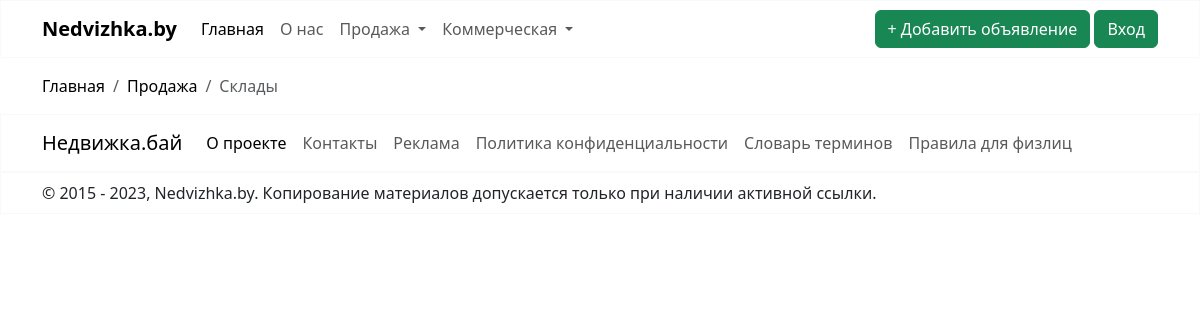
/sale/warehouse/, run on an earlier commit of the app's database.
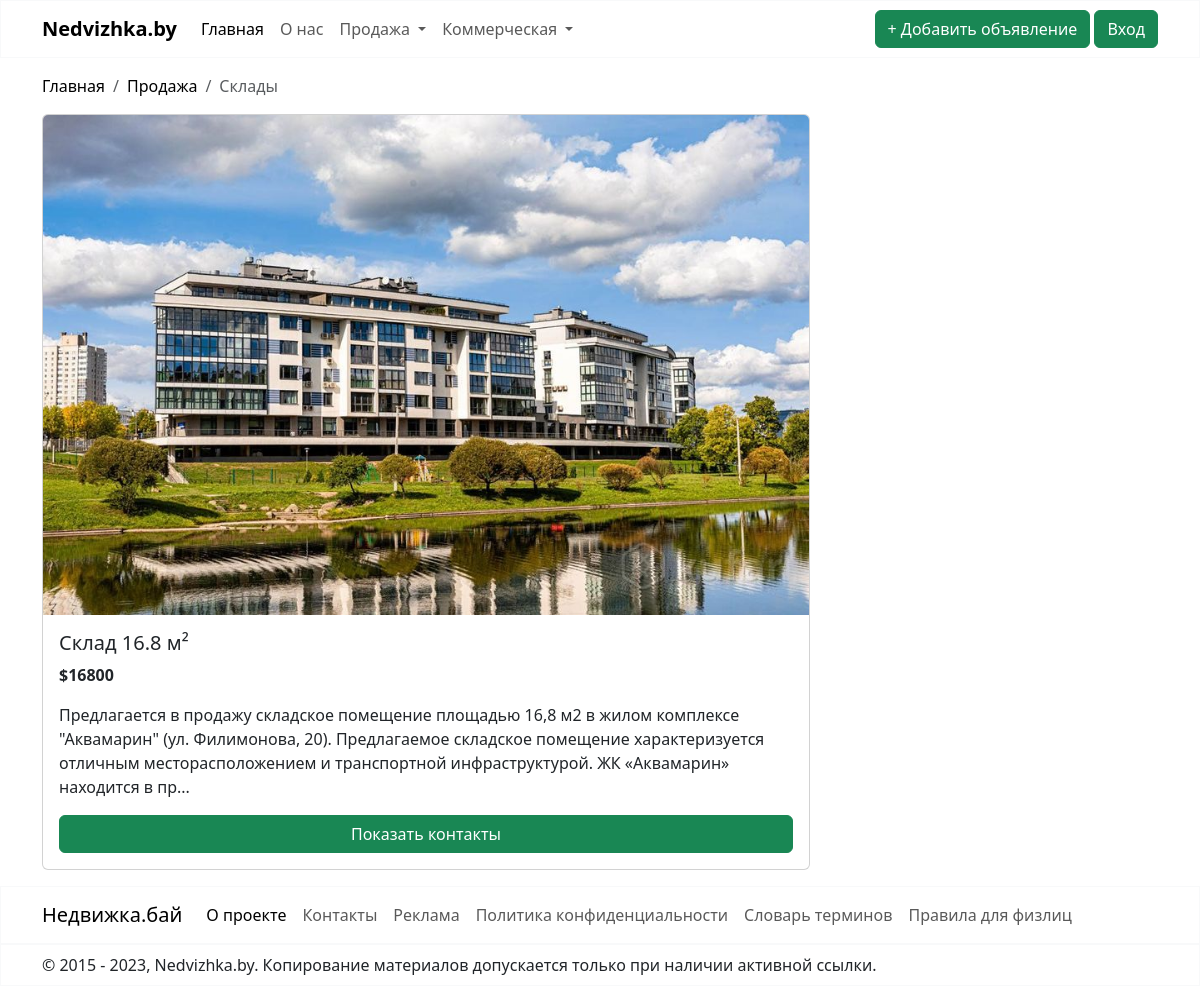
And on a later commit of the database.
### sale/models.py (models this page shows)
class Realty(models.Model):
    address = models.CharField(max_length=100)
    district = models.CharField(choices=DISTRICT, max_length=40, blank=True)
    subway = models.CharField(choices=SUBWAY, max_length=50, blank=True)
    description = models.CharField(max_length=4000)
    total_area = models.FloatField(validators=[MinValueValidator(10)])
    facilities = models.CharField(max_length=2000, blank=True)
    condition = models.CharField(choices=CONDITION, max_length=20)
    renovation = models.CharField(choices=RENOVATION, max_length=20)
    price = models.PositiveIntegerField(validators=[MinValueValidator(1)])
    image = models.ImageField(null=True, blank=True, upload_to="images")
    image_2 = models.ImageField(null=True, blank=True, upload_to="images")
    image_3 = models.ImageField(null=True, blank=True, upload_to="images")
    image_4 = models.ImageField(null=True, blank=True, upload_to="images")
    image_5 = models.ImageField(null=True, blank=True, upload_to="images")
    creator = models.ForeignKey(User, on_delete=models.CASCADE, default=1)
    is_moderated = models.BooleanField(default=False)
    class Meta:
        abstract = True

class Warehouse(Realty):
    number_of_separate_premises = models.PositiveIntegerField(
        validators=[MinValueValidator(1)])  # Валидатор для количества отдельных помещений
    condition = models.CharField(max_length=20, choices=CONDITION, blank=True)
    renovation = None

### sale/views.py (the view)
# urls.py: path('warehouse/', WarehouseListView.as_view(template_name="warehouse.html"), name='warehouse'),
class WarehouseListView(ListView):
    model = Warehouse
    def get_queryset(self):
        return super().get_queryset().filter(is_moderated=True)

### sale/templates/warehouse.html (shortened to what this page needs)
{% extends "base.html" %}
{% block content %}
    <div class="container-md mt-3 mb-3">
        <nav aria-label="breadcrumb">
            <ol class="breadcrumb">
                <li class="breadcrumb-item"><a style="text-decoration: none; color: black;" href="{% url "nedvizhka" %}">Главная</a></li>
                <li class="breadcrumb-item"><a style="text-decoration: none; color: black;" href="#">Продажа</a></li>
                <li class="breadcrumb-item active" aria-current="page">Cклады</li>
            </ol>
        </nav>
    </div>
    {% for warehouse in warehouse_list %}
        <div class="container-md mt-3 mb-3">
            <div class="card" style="width: 48rem;">
                {% if warehouse.image %}
                    <img src="{{ warehouse.image.url }}" class="card-img-top" alt="..." style="width: 100%; height: 500px">
                {% endif %}
                <div class="card-body d-flex flex-column">
                    <h5 class="card-title">Cклад {{ warehouse.total_area }} м² {{ office.address }}</h5>
                    <p class="card-text"><strong>${{ warehouse.price }}</strong></p>
                    <p class="card-text">{{ warehouse.description|slice:":250" }}...</p>
                    <a href="{{ warehouse.id }}" class="btn btn-success mt-auto">Показать контакты</a>
                </div>
            </div>
        </div>
    {% endfor %}
{% endblock %}

What changed in the data, as far as the page shows it:
added Warehouse: image (picture), total_area "16.8", price "16800", description "Предлагается в продажу складское помещение площадью 16,8 м2 в жилом комплексе \"Аквамарин\" (ул. Филимонова, 20). Предлагаемое складское помещение характеризуется отличным месторасположением и транспортной инфраструктурой. ЖК «Аквамарин» находится в пр"
